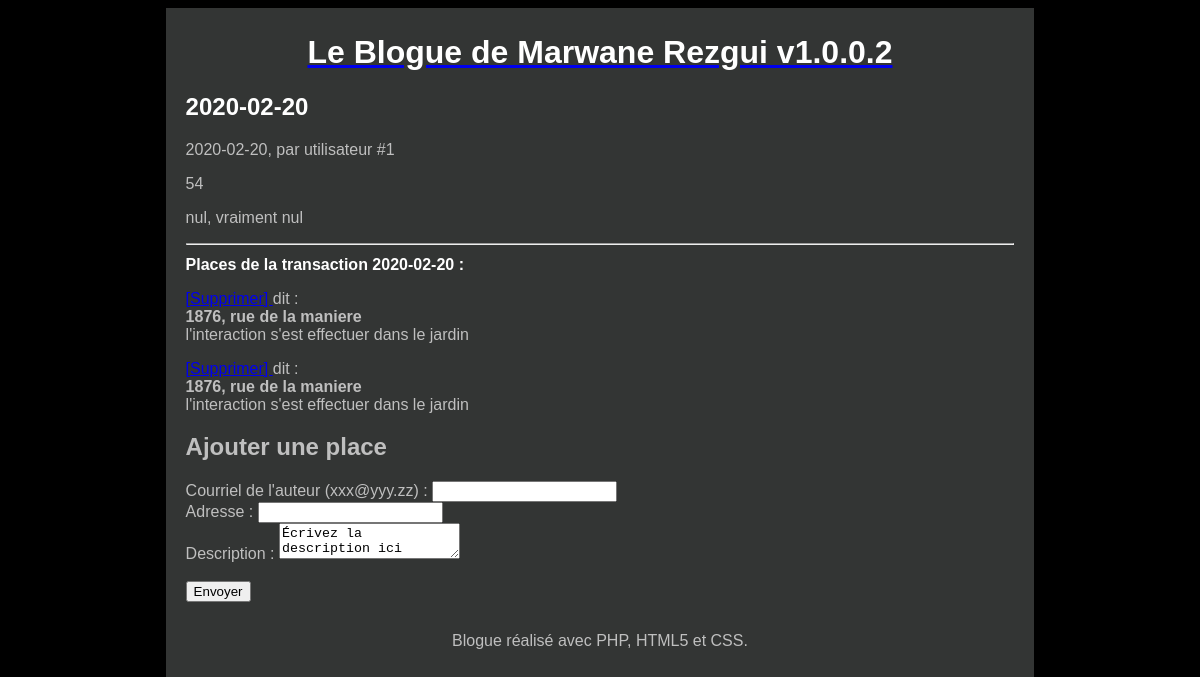
Page /index.php?action=transaction&id=4 on the committed database.
### tables this page shows
CREATE TABLE `transactions` (
  `id` int(11) NOT NULL,
  `Daate` date NOT NULL,
  `Prix` double NOT NULL,
  `Utilisateur_id` int(11) NOT NULL,
  `retourInformation` varchar(255) DEFAULT NULL
);

CREATE TABLE `places` (
  `id` int(11) NOT NULL,
  `Adresse` varchar(255) NOT NULL,
  `Description` varchar(255) NOT NULL,
  `auteur` varchar(255) NOT NULL,
  `transaction_id` int(11) NOT NULL
);

### Controleur/Controleur.php (called while the page is built, shortened)
<?php
require 'Modele/Modele.php';
function transaction($idTransaction, $erreur) {
    $transaction = getTransaction($idTransaction);
    $places = getPlaces($idTransaction);
    require 'Vue/vueTransaction.php';
}

### Modele/Modele.php (called while the page is built, shortened)
<?php
function getBdd() {
    $bdd = new PDO('mysql:host=localhost;dbname=fuel;charset=utf8', 'root', 'root', array(PDO::ATTR_ERRMODE => PDO::ERRMODE_EXCEPTION));
    return $bdd;
}
function getTransaction($idTransaction) {
    $bdd = getBdd();
    $transaction = $bdd->prepare('select * from transactions'
            . ' where ID=?');
    $transaction->execute(array($idTransaction));
    if ($transaction->rowCount() == 1)
        return $transaction->fetch();
    else
        throw new Exception("Aucune transaction ne correspond à l'identifiant '$idTransaction'");
}
function getPlaces($idTransaction) {
    $bdd = getBdd();
    $places = $bdd->prepare('select * from places'
            . ' where transaction_id = ?');
    $places->execute(array($idTransaction));
    return $places;
}

### Vue/vueTransaction.php (the view, shortened to what this page needs)
<article>
    <header>
        <h1 class="Daatetransaction"><?= $transaction['Daate'] ?></h1>
        <time><?= $transaction['Daate'] ?></time>, par utilisateur #<?= $transaction['Utilisateur_id'] ?>
    </header>
    <p><?= $transaction['Prix'] ?></p>
    <p><?= $transaction['retourInformation'] ?></p>
</article>
<hr />
<header>
    <h1 id="titreReponses">Places de  la transaction <?= $transaction['Daate'] ?> :</h1>
</header>
<?php foreach ($places as $place): ?>
	<p>
		<a href="index.php?action=confirmer&id=<?= $place['id'] ?>" >
			[Supprimer]
		</a>
		<?= $place['auteur'] ?> dit : <br/>
		<strong><?= $place['Adresse'] ?></strong><br/>
		<?= $place['Description'] ?>
    </p>
<?php endforeach; ?>
<form action="index.php?action=place" method="post">
    <h2>Ajouter une place</h2>
    <p>
        <label for="auteur">Courriel de l'auteur (xxx@yyy.zz)</label> : <input type="text" name="auteur" id="auteur" />
        <br />
        <label for="texte">Adresse</label> :  <input type="text" name="Adresse" id="Adresse" /><br />
        <label for="texte">Description</label> :  <textarea type="text" name="Description" id="Description" >Écrivez la description ici</textarea><br />
        <input type="hidden" name="transaction_id" value="<?= $transaction['id'] ?>" /><br />
        <input type="submit" value="Envoyer" />
    </p>
</form>
<?php require 'Vue/gabarit.php'; ?>

### Contenu/css/style.css (style rules this page uses)
html, body { height: 100%; }
body { color: #bfbfbf; background: black; font-family: 'Futura-Medium', 'Futura', 'Trebuchet MS', sans-serif; }
h1 { color: white; }
#titreReponses { font-size : 100%; }

### rows in the picture
transactions: Daate "2020-02-20", Utilisateur "1", Prix "54", retourInformation "nul, vraiment nul"
places: Adresse "1876, rue de la maniere", Description "l'interaction s'est effectuer dans le jardin"
places: Adresse "1876, rue de la maniere", Description "l'interaction s'est effectuer dans le jardin"
